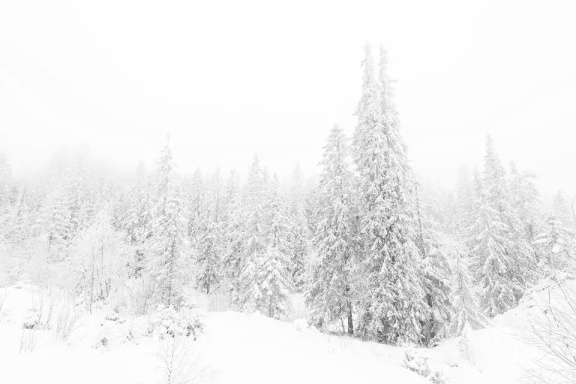
#> input picture 1lab/images/snowforest_small_gray.jpg, 576 x 384 px, found by its file name
$ python builtin_funcs.py
#> lines starting #> are read from the running program, lines starting #| are printed output that depends on the picture
import cv2 as cv
import numpy as np
from matplotlib import pyplot as plt

src_path = "C:/denFiles/git/technical-vision/1lab/images/"
img = cv.imread(src_path + "snowforest_small_gray.jpg", cv.IMREAD_GRAYSCALE)
#> img is the input picture: shape (384, 576); min 83, max 255, mean 238.3
hist_size = 256
hist_range = [0, 256]

hist = cv.calcHist([img], [0], None, [hist_size], hist_range)
#> hist = 256 values, max 39078 at index 253, min 0 at index 0, mean 864
eq_img = cv.equalizeHist(img)
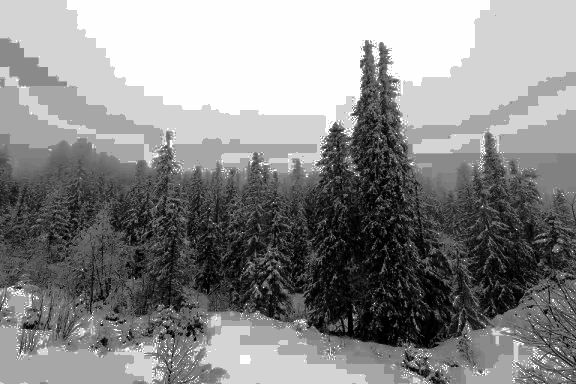
#> eq_img: shape (384, 576); min 0, max 255, mean 137.2
eq_hist = cv.calcHist([eq_img], [0], None, [hist_size], hist_range)
#> eq_hist = 256 values, max 39078 at index 212, min 0 at index 30, mean 864

clahe = cv.createCLAHE()
clahe_img = cv.CLAHE.apply(clahe, img)
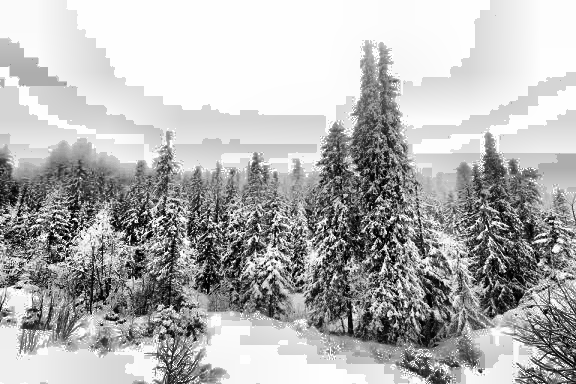
#> clahe_img: shape (384, 576); min 0, max 255, mean 178.8
clahe_hist = cv.calcHist([clahe_img], [0], None, [hist_size], hist_range)
#> clahe_hist = 256 values, max 28055 at index 254, min 56 at index 0, mean 864

plt.rcParams["figure.figsize"] = (16,8)
plt.plot(hist, 'r', label="initial")
plt.plot(eq_hist, 'b', label="equalised")
plt.plot(clahe_hist, 'g', label="CLAHE")
plt.legend()
plt.show()
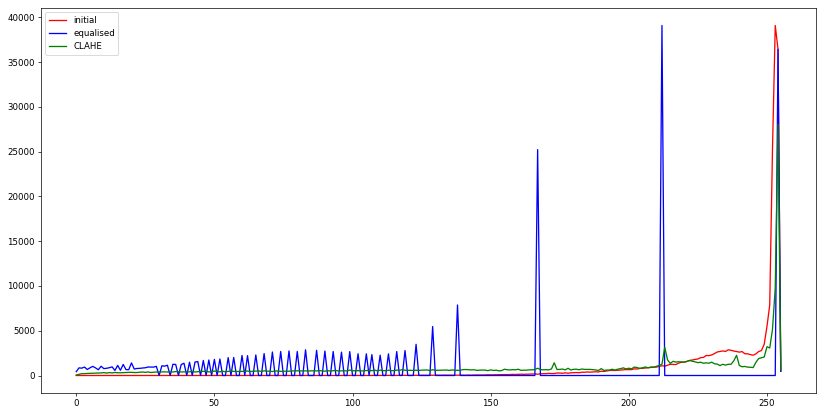
#> figure drawn by matplotlib, 1 panel; curve peaks at x = 253, y = 39078; curve peaks at x = 212, y = 39078; curve peaks at x = 254, y = 28055

imgs = np.concatenate((img, eq_img, clahe_img), axis=1)
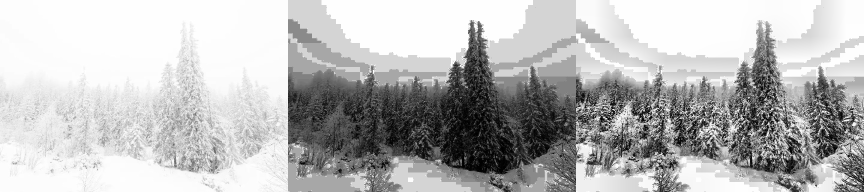
#> imgs: shape (384, 1728) (shown at 1/2 size); min 0, max 255, mean 184.8
cv.imshow("built-in funcs", imgs)
cv.imwrite(src_path + "builtin_funcs.jpg", imgs)
cv.waitKey(0)
cv.destroyAllWindows()
